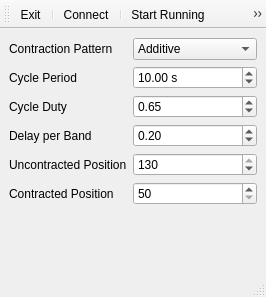
<?xml version="1.0" encoding="UTF-8"?>
<ui version="4.0">
 <class>MainWindow</class>
 <widget class="QMainWindow" name="MainWindow">
  <property name="geometry">
   <rect>
    <x>0</x>
    <y>0</y>
    <width>266</width>
    <height>297</height>
   </rect>
  </property>
  <property name="windowTitle">
   <string>Leg Sleeve Control Panel</string>
  </property>
  <property name="windowIcon">
   <iconset theme="preferences-system">
    <normaloff>.</normaloff>.</iconset>
  </property>
  <widget class="QWidget" name="centralwidget">
   <layout class="QVBoxLayout" name="verticalLayout">
    <item>
     <layout class="QFormLayout" name="formLayout">
      <property name="fieldGrowthPolicy">
       <enum>QFormLayout::AllNonFixedFieldsGrow</enum>
      </property>
      <item row="0" column="0">
       <widget class="QLabel" name="patternLabel">
        <property name="text">
         <string>Contraction Pattern</string>
        </property>
       </widget>
      </item>
      <item row="0" column="1">
       <widget class="QComboBox" name="patternComboBox">
        <property name="toolTip">
         <string>Pattern of band contractions within a cycle.</string>
        </property>
        <property name="frame">
         <bool>true</bool>
        </property>
        <item>
         <property name="text">
          <string>Additive</string>
         </property>
        </item>
        <item>
         <property name="text">
          <string>Independent</string>
         </property>
        </item>
       </widget>
      </item>
      <item row="1" column="0">
       <widget class="QLabel" name="periodLabel">
        <property name="text">
         <string>Cycle Period</string>
        </property>
       </widget>
      </item>
      <item row="1" column="1">
       <widget class="QDoubleSpinBox" name="periodSpinBox">
        <property name="toolTip">
         <string>Length of a full contraction cycle in seconds.</string>
        </property>
        <property name="suffix">
         <string> s</string>
        </property>
        <property name="minimum">
         <double>1.000000000000000</double>
        </property>
        <property name="maximum">
         <double>60.000000000000000</double>
        </property>
        <property name="singleStep">
         <double>0.500000000000000</double>
        </property>
        <property name="value">
         <double>10.000000000000000</double>
        </property>
       </widget>
      </item>
      <item row="2" column="0">
       <widget class="QLabel" name="dutyLabel">
        <property name="text">
         <string>Cycle Duty</string>
        </property>
       </widget>
      </item>
      <item row="2" column="1">
       <widget class="QDoubleSpinBox" name="dutySpinBox">
        <property name="toolTip">
         <string>Relative amount of time that the first band should contract in a cycle, as a fraction of the length of a full cycle.</string>
        </property>
        <property name="maximum">
         <double>1.000000000000000</double>
        </property>
        <property name="singleStep">
         <double>0.050000000000000</double>
        </property>
        <property name="value">
         <double>0.650000000000000</double>
        </property>
       </widget>
      </item>
      <item row="3" column="0">
       <widget class="QLabel" name="delayLabel">
        <property name="text">
         <string>Delay per Band</string>
        </property>
       </widget>
      </item>
      <item row="3" column="1">
       <widget class="QDoubleSpinBox" name="delaySpinBox">
        <property name="toolTip">
         <string>Delay between start of contractions of successive bands, as a fraction of a full cycle.</string>
        </property>
        <property name="maximum">
         <double>1.000000000000000</double>
        </property>
        <property name="singleStep">
         <double>0.050000000000000</double>
        </property>
        <property name="value">
         <double>0.200000000000000</double>
        </property>
       </widget>
      </item>
      <item row="4" column="0">
       <widget class="QLabel" name="uncontractedLabel">
        <property name="text">
         <string>Uncontracted Position</string>
        </property>
       </widget>
      </item>
      <item row="4" column="1">
       <widget class="QSpinBox" name="uncontractedSpinBox">
        <property name="toolTip">
         <string>Servo position when band should be fully uncontracted.</string>
        </property>
        <property name="minimum">
         <number>50</number>
        </property>
        <property name="maximum">
         <number>130</number>
        </property>
        <property name="singleStep">
         <number>5</number>
        </property>
        <property name="value">
         <number>130</number>
        </property>
       </widget>
      </item>
      <item row="5" column="0">
       <widget class="QLabel" name="contractedLabel">
        <property name="text">
         <string>Contracted Position</string>
        </property>
       </widget>
      </item>
      <item row="5" column="1">
       <widget class="QSpinBox" name="contractedSpinBox">
        <property name="toolTip">
         <string>Servo position when band should be fully contracted.</string>
        </property>
        <property name="minimum">
         <number>50</number>
        </property>
        <property name="maximum">
         <number>130</number>
        </property>
        <property name="singleStep">
         <number>5</number>
        </property>
       </widget>
      </item>
     </layout>
    </item>
   </layout>
  </widget>
  <widget class="QToolBar" name="toolBar">
   <property name="windowTitle">
    <string>toolBar</string>
   </property>
   <attribute name="toolBarArea">
    <enum>TopToolBarArea</enum>
   </attribute>
   <attribute name="toolBarBreak">
    <bool>false</bool>
   </attribute>
   <addaction name="actionExit"/>
   <addaction name="separator"/>
   <addaction name="actionConnect"/>
   <addaction name="separator"/>
   <addaction name="actionStartRunning"/>
   <addaction name="actionStopRunning"/>
  </widget>
  <widget class="QStatusBar" name="statusbar"/>
  <action name="actionExit">
   <property name="icon">
    <iconset theme="application-exit">
     <normaloff>.</normaloff>.</iconset>
   </property>
   <property name="text">
    <string>Exit</string>
   </property>
   <property name="toolTip">
    <string>Exit the application</string>
   </property>
   <property name="shortcut">
    <string>Ctrl+Q</string>
   </property>
  </action>
  <action name="actionConnect">
   <property name="icon">
    <iconset theme="audio-card">
     <normaloff>.</normaloff>.</iconset>
   </property>
   <property name="text">
    <string>Connect</string>
   </property>
   <property name="toolTip">
    <string>Connect to the Arduino</string>
   </property>
  </action>
  <action name="actionStopRunning">
   <property name="icon">
    <iconset theme="media-playback-stop">
     <normaloff>.</normaloff>.</iconset>
   </property>
   <property name="text">
    <string>Stop Running</string>
   </property>
   <property name="toolTip">
    <string>Stop leg sleeve contraction</string>
   </property>
  </action>
  <action name="actionStartRunning">
   <property name="icon">
    <iconset theme="media-playback-start">
     <normaloff>.</normaloff>.</iconset>
   </property>
   <property name="text">
    <string>Start Running</string>
   </property>
   <property name="toolTip">
    <string>Start leg sleeve contraction</string>
   </property>
  </action>
 </widget>
 <resources/>
 <connections/>
</ui>
